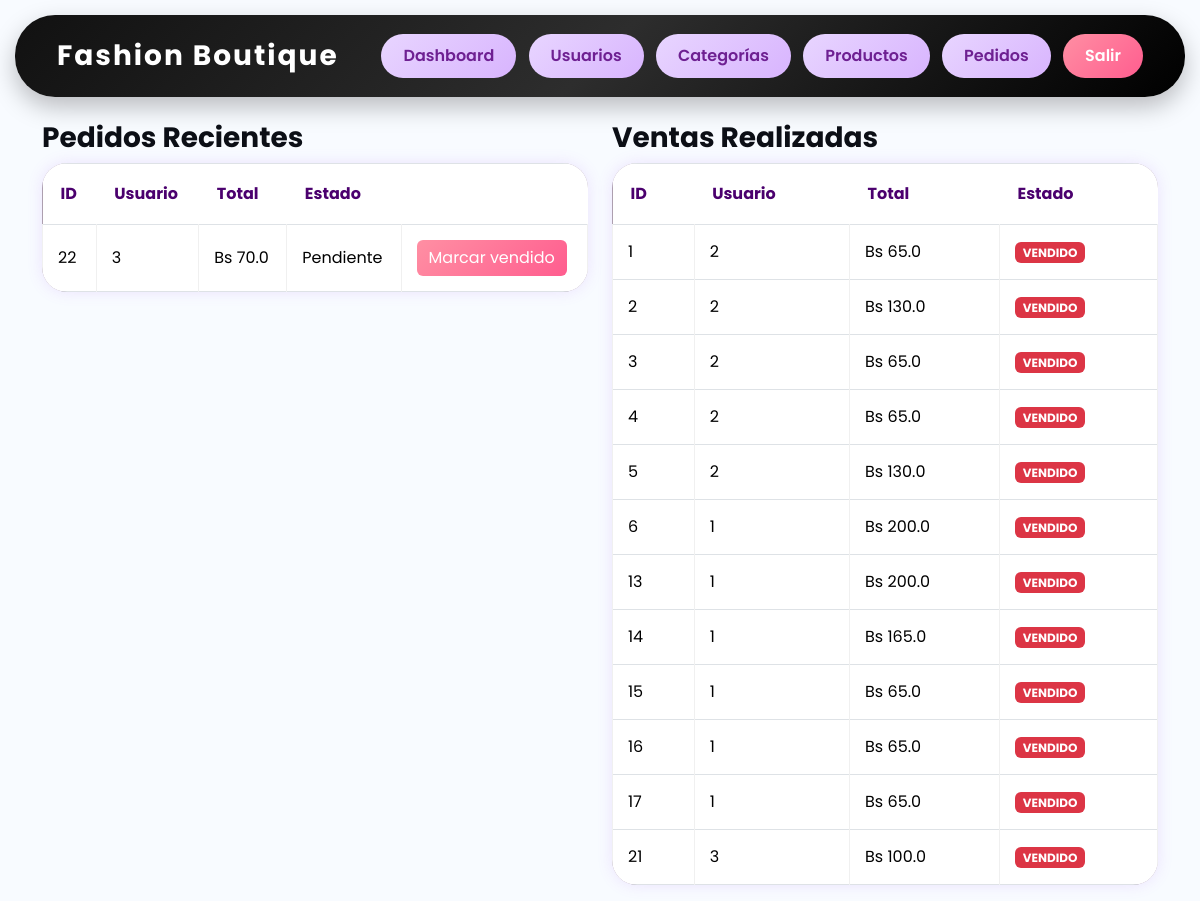
Page /admin/pedidos (signed in) on the committed database.
### app/models/pedido.py (models this page shows)
class Pedido(db.Model):
    __tablename__ = "pedidos"
    id = db.Column(
        db.Integer,
        primary_key=True
    )
    usuario_id = db.Column(
        db.Integer,
        db.ForeignKey("users.id")
    )
    total = db.Column(
        db.Float
    )
    estado = db.Column(
        db.String(50),
        default="Pendiente"
    )
    fecha = db.Column(
        db.DateTime,
        server_default=db.func.now()
    )
    detalles = db.relationship(
        "PedidoDetalle",
        backref="pedido",
        lazy=True
    )

### app/admin/routes.py (the view)
@admin_bp.route("/pedidos")
@login_required
@admin_required
def admin_pedidos():
    pedidos = Pedido.query.all()
    return render_template(
        "admin_pedidos.html",
        pedidos=pedidos
    )

### app/__init__.py (called while the page is built)
def create_app():
    app = Flask(__name__)
    app.config.from_object(Config)
    db.init_app(app)
    login_manager.init_app(app)
    login_manager.login_view = "auth.login"
    migrate.init_app(app, db)
    from .auth.routes import auth_bp
    from .admin.routes import admin_bp
    from .admin.routes import vendedor_bp
    from .tienda.routes import tienda_bp
    app.register_blueprint(auth_bp)
    app.register_blueprint(admin_bp)
    app.register_blueprint(vendedor_bp)
    app.register_blueprint(tienda_bp)
    @login_manager.user_loader
    def load_user(user_id):
        return User.query.get(int(user_id))
    return app

### app/admin/utils.py (called while the page is built)
def admin_required(f):
    @wraps(f)
    def decorated(*args, **kwargs):
        if current_user.rol != "admin":
            abort(403)
        return f(*args, **kwargs)
    return decorated

### app/templates/admin_pedidos.html
{% extends 'base.html' %}
{% block content %}
<div class="row">
<div class="col-md-6">
<h3>Pedidos Recientes</h3>
<table class="table table-bordered">
<tr>
<th>ID</th>
<th>Usuario</th>
<th>Total</th>
<th>Estado</th>
<th></th>
</tr>
{% for pedido in pedidos %}
{% if pedido.estado != "vendido" %}
<tr>
<td>{{ pedido.id }}</td>
<td>{{ pedido.usuario_id }}</td>
<td>Bs {{ pedido.total }}</td>
<td>{{ pedido.estado }}</td>
<td>
{% if current_user.rol == "admin" %}
<a
href="/admin/vender/{{ pedido.id }}"
class="btn btn-danger">
Marcar vendido
</a>
{% elif current_user.rol == "vendedor" %}
<a
href="/vendedor/vender/{{ pedido.id }}"
class="btn btn-danger">
Marcar vendido
</a>
{% endif %}
</td>
</tr>
{% endif %}
{% endfor %}
</table>
</div>
<div class="col-md-6">
<h3>Ventas Realizadas</h3>
<table class="table table-bordered">
<tr>
<th>ID</th>
<th>Usuario</th>
<th>Total</th>
<th>Estado</th>
</tr>
{% for pedido in pedidos %}
{% if pedido.estado == "vendido" %}
<tr>
<td>{{ pedido.id }}</td>
<td>{{ pedido.usuario_id }}</td>
<td>Bs {{ pedido.total }}</td>
<td>
<span class="badge bg-danger">
VENDIDO
</span>
</td>
</tr>
{% endif %}
{% endfor %}
</table>
</div>
</div>
{% endblock %}

### app/static/css/style.css (style rules this page uses)
body { background:#f8fbff; font-family:'Segoe UI',sans-serif; margin:0; padding:0; }
.btn-danger { background:linear-gradient( 135deg, #ff8fa3, #ff5d8f ); border:none; }
.table { background:rgb(173, 159, 175); border-radius:25px; overflow:hidden; box-shadow: 0 0 15px rgba(168,85,247,.15); }
.table th { color:#4b006e; font-size:16px; font-weight:700; border:none !important; padding:18px; }
.table td { vertical-align:middle; padding:15px; border-color:#f0f0f0; }
h3 { font-weight:bold; color:#0c0f16; }
body { font-family:'Poppins',sans-serif; background:#f8fbff; }
.btn { transition:.3s; }

### rows in the picture
Pedido: id "22", usuario_id "3", total "70.0", estado "Pendiente"
Pedido: id "1", usuario_id "2", total "65.0"
Pedido: id "2", usuario_id "2", total "130.0"
Pedido: id "3", usuario_id "2", total "65.0"
Pedido: id "4", usuario_id "2", total "65.0"
Pedido: id "5", usuario_id "2", total "130.0"
Pedido: id "6", usuario_id "1", total "200.0"
Pedido: id "13", usuario_id "1", total "200.0"
Pedido: id "14", usuario_id "1", total "165.0"
Pedido: id "15", usuario_id "1", total "65.0"
Pedido: id "16", usuario_id "1", total "65.0"
Pedido: id "17", usuario_id "1", total "65.0"
Pedido: id "21", usuario_id "3", total "100.0"
